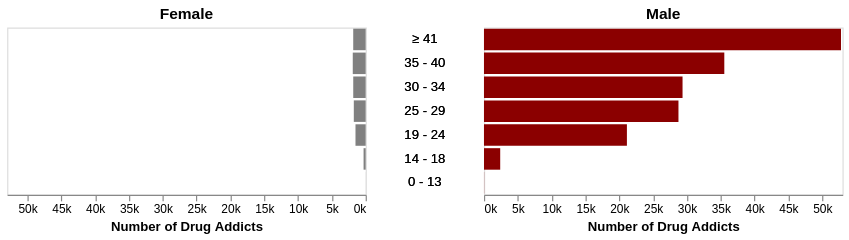

Express this chart as Vega-Lite.
### Vega-Lite specification from a JSON file in a GitHub repository (floating-point values rounded to 4 significant figures)
{"$schema": "https://vega.github.io/schema/vega-lite/v5.json", "description": "A pyramid chart showing drug addicts by age group and gender.", "data": {"values": [{"age": "0 - 13", "gender": "Female", "addicts": 7}, {"age": "0 - 13", "gender": "Male", "addicts": 21}, {"age": "14 - 18", "gender": "Female", "addicts": 310}, {"age": "14 - 18", "gender": "Male", "addicts": 2400}, {"age": "19 - 24", "gender": "Female", "addicts": 1506}, {"age": "19 - 24", "gender": "Male", "addicts": 21131}, {"age": "25 - 29", "gender": "Female", "addicts": 1755}, {"age": "25 - 29", "gender": "Male", "addicts": 28753}, {"age": "30 - 34", "gender": "Female", "addicts": 1838}, {"age": "30 - 34", "gender": "Male", "addicts": 29356}, {"age": "35 - 40", "gender": "Female", "addicts": 1909}, {"age": "35 - 40", "gender": "Male", "addicts": 35530}, {"age": "≥ 41", "gender": "Female", "addicts": 1841}, {"age": "≥ 41", "gender": "Male", "addicts": 52783}]}, "spacing": 0, "hconcat": [{"transform": [{"filter": {"field": "gender", "equal": "Female"}}], "title": "Female", "mark": "bar", "encoding": {"y": {"field": "age", "type": "ordinal", "axis": null, "sort": "descending"}, "x": {"aggregate": "sum", "field": "addicts", "title": "Number of Drug Addicts", "axis": {"format": "s"}, "sort": "descending", "scale": {"domain": [0, 53000]}}, "color": {"field": "gender", "scale": {"range": ["grey", "darkred"]}, "legend": null}, "tooltip": [{"field": "age", "type": "ordinal", "title": "Age Group"}, {"field": "addicts", "type": "quantitative", "title": "Number of Drug Addicts"}]}}, {"width": 95, "view": {"stroke": "white"}, "mark": {"type": "text", "align": "center"}, "encoding": {"y": {"field": "age", "type": "ordinal", "axis": null, "sort": "descending"}, "text": {"field": "age", "type": "ordinal"}}}, {"transform": [{"filter": {"field": "gender", "equal": "Male"}}], "title": "Male", "mark": "bar", "encoding": {"y": {"field": "age", "type": "ordinal", "axis": null, "sort": "descending"}, "x": {"aggregate": "sum", "field": "addicts", "title": "Number of Drug Addicts", "axis": {"format": "s"}, "scale": {"domain": [0, 53000]}}, "color": {"field": "gender", "legend": null}, "tooltip": [{"field": "age", "type": "ordinal", "title": "Age Group"}, {"field": "addicts", "type": "quantitative", "title": "Number of Drug Addicts"}]}}], "config": {"background": "transparent", "axis": {"grid": false}}}
